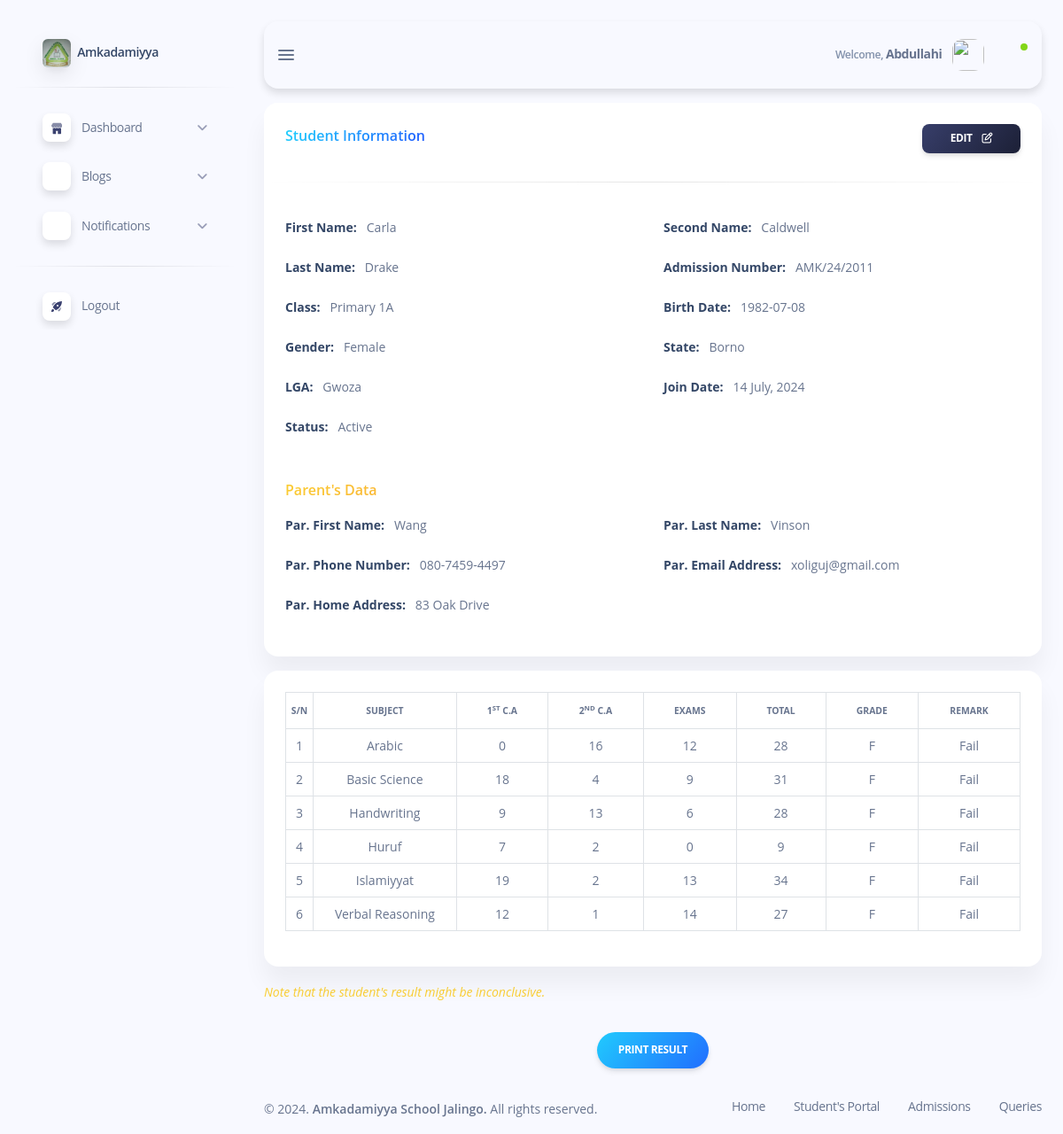
Before: /subdomains/admin/admin-view-student.php?student_id=1002 (signed in) with the older database file.
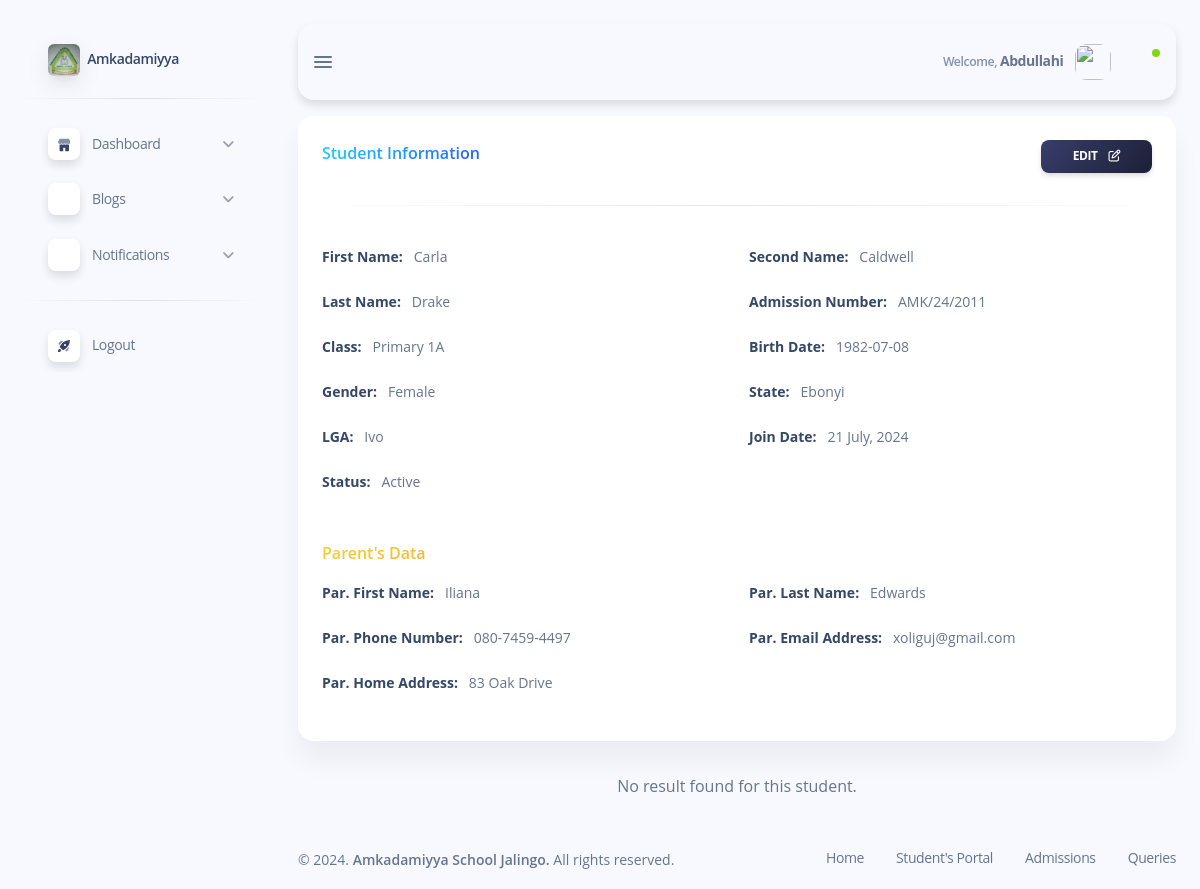
After: the same page with the newer database file.
### tables this page shows
CREATE TABLE `students` (
  `student_id` int(11) NOT NULL,
  `class_id` int(11) NOT NULL,
  `section_id` int(11) NOT NULL,
  `admission_id` varchar(20) NOT NULL,
  `first_name` varchar(50) NOT NULL,
  `second_name` varchar(50) NOT NULL,
  `last_name` varchar(50) NOT NULL,
  `status` varchar(50) NOT NULL,
  `password` varchar(255) NOT NULL,
  `birth_date` date NOT NULL,
  `state` varchar(50) NOT NULL,
  `lga` varchar(50) NOT NULL,
  `gender` varchar(50) NOT NULL,
  `parent_first_name` varchar(50) NOT NULL,
  `parent_last_name` varchar(50) NOT NULL,
  `parent_email` varchar(50) NOT NULL,
  `parent_address` varchar(50) NOT NULL,
  `parent_phone_number` varchar(50) NOT NULL,
  `timestamp` timestamp NOT NULL DEFAULT current_timestamp() ON UPDATE current_timestamp()
);

CREATE TABLE `results` (
  `result_id` int(11) NOT NULL,
  `student_id` int(11) NOT NULL,
  `class_id` int(11) NOT NULL,
  `subject_id` int(11) NOT NULL,
  `first_test` int(11) DEFAULT NULL,
  `second_test` int(11) DEFAULT NULL,
  `exam` int(11) DEFAULT NULL,
  `total` int(11) DEFAULT NULL,
  `grade` varchar(2) NOT NULL,
  `remark` varchar(50) DEFAULT NULL,
  `status` int(2) NOT NULL
);

CREATE TABLE `subjects` (
  `subject_id` int(11) NOT NULL,
  `subject_name` varchar(50) NOT NULL
);

### subdomains/admin/admin-view-student.php (the view, shortened to what the changed rows need)
<?php
require_once "../../config/database.php";
if (isset($_GET['student_id'])) {
    $student_id = $_GET['student_id'];
    $sql = "SELECT * FROM `students` WHERE `student_id` = ?";
    $stmt = $conn->prepare($sql);
    $stmt->bind_param("i", $student_id);
    $stmt->execute();
    $student = $stmt->get_result()->fetch_assoc();
}
?>
<!DOCTYPE html>
<html lang="en">
<head>
    <?php include "inc/admin-header.php"; ?>
</head>
<body class="g-sidenav-show bg-info-soft">
    <main class="main-content position-relative max-height-vh-100 h-100 border-radius-lg">
        <div class="container-fluid pt-3">
            <div class="row">
                <div class="col-12 mb-3">
                    <div class="card">
                        <div class="card-body">
                            <div class="row">
                                <div class="col-xxl-4 col-6 text-sm mb-4">
                                    <strong class="text-dark">First Name: </strong>&nbsp; <?php echo ucfirst($student['first_name']); ?>
                                </div>
                                <div class="col-xxl-4 col-6 text-sm mb-4">
                                    <strong class="text-dark">Second Name: </strong>&nbsp; <?php echo ucfirst($student['second_name']); ?>
                                </div>
                                <div class="col-xxl-4 col-6 text-sm mb-4">
                                    <strong class="text-dark">Last Name: </strong>&nbsp; <?php echo ucfirst($student['last_name']); ?>
                                </div>
                                <div class="col-xxl-4 col-6 text-sm mb-4">
                                    <strong class="text-dark">Admission Number: </strong>&nbsp; <?php echo ucfirst($student['admission_id']); ?>
                                </div>
                                <div class="col-xxl-4 col-6 text-sm mb-4">
                                    <strong class="text-dark">Class: </strong>&nbsp;
                                    <?php
                                    $class_id = $student['class_id'];
                                    $sql = "SELECT `class_name` FROM `classes` WHERE `class_id` = '$class_id'";
                                    $clasess = mysqli_query($conn, $sql);
                                    $class = mysqli_fetch_assoc($clasess);
                                    echo $class['class_name'];
                                    ?>
                                </div>
                                <div class="col-xxl-4 col-6 text-sm mb-4">
                                    <strong class="text-dark">Birth Date: </strong>&nbsp; <?php echo $student['birth_date']; ?>
                                </div>
                                <div class="col-xxl-4 col-6 text-sm mb-4">
                                    <strong class="text-dark">Gender: </strong>&nbsp; <?php echo $student['gender']; ?>
                                </div>
                                <div class="col-xxl-4 col-6 text-sm mb-4">
                                    <strong class="text-dark">State: </strong>&nbsp; <?php echo $student['state']; ?>
                                </div>
                                <div class="col-xxl-4 col-6 text-sm mb-4">
                                    <strong class="text-dark">LGA: </strong>&nbsp; <?php echo ucfirst($student['lga']); ?>
                                </div>
                                <div class="col-xxl-4 col-6 text-sm mb-4">
                                    <strong class="text-dark">Join Date: </strong>&nbsp; <?php echo date("j F, Y", strtotime($student['timestamp'])); ?>
                                </div>
                                <div class="col-xxl-4 col-6 text-sm mb-4">
                                    <strong class="text-dark">Status: </strong>&nbsp; <?php echo $student['status'] == "" ? "Not Active" : "Active"; ?>
                                </div>
                                <h6 class="mt-4 mb-3 text-gradient text-warning">Parent's Data</h6>
                                <div class="col-xxl-4 col-6 text-sm mb-4">
                                    <strong class="text-dark">Par. First Name: </strong>&nbsp; <?php echo ucfirst($student['parent_first_name']); ?>
                                </div>
                                <div class="col-xxl-4 col-6 text-sm mb-4">
                                    <strong class="text-dark">Par. Last Name: </strong>&nbsp; <?php echo ucfirst($student['parent_last_name']); ?>
                                </div>
                                <div class="col-xxl-4 col-6 text-sm mb-4">
                                    <strong class="text-dark">Par. Phone Number: </strong>&nbsp; <?php echo substr($student['parent_phone_number'], 0, 3) . '-' . substr($student['parent_phone_number'], 3, 4) . '-' . substr($student['parent_phone_number'], 7); ?>
                                </div>
                                <div class="col-xxl-4 col-6 text-sm mb-4">
                                    <strong class="text-dark">Par. Email Address: </strong>&nbsp; <?php echo $student['parent_email']; ?>
                                </div>
                                <div class="col-xxl-4 col-6 text-sm mb-4">
                                    <strong class="text-dark">Par. Home Address: </strong>&nbsp; <?php echo $student['parent_address']; ?>
                                </div>
                            </div>
                        </div>
                    </div>
                </div>
                <?php
                $sql = "SELECT `student_id` FROM `results` WHERE `student_id` = '$student_id'";
                $result = mysqli_query($conn, $sql);
                if (mysqli_num_rows($result) > 0) {
                ?>
                    <div class="col-12">
                        <div class="card" style="overflow: auto;">
                            <div class="card-body">
                                <table class="table table-responsive" style="border-collapse: collapse;">
                                    <thead>
                                        <tr>
                                            <th class="text-uppercase px-0 text-center text-xxs font-weight-bolder border">
                                                S/N</th>
                                            <th class="text-uppercase text-center text-xxs font-weight-bolder border">
                                                subject</th>
                                            <th class="text-uppercase text-center text-xxs font-weight-bolder border">
                                                1<sup>st</sup>&nbsp;c.a</th>
                                            <th class="text-uppercase text-center text-xxs font-weight-bolder border">
                                                2<sup>nd</sup>&nbsp;c.a</th>
                                            <th class="text-uppercase text-center text-xxs font-weight-bolder border">
                                                exams</th>
                                            <th class="text-uppercase text-center text-xxs font-weight-bolder border">
                                                total</th>
                                            <th class="text-uppercase text-center text-xxs font-weight-bolder border">
                                                grade</th>
                                            <th class="text-uppercase text-center text-xxs font-weight-bolder border">
                                                remark</th>
                                        </tr>
                                    </thead>
                                    <tbody>
                                        <?php
                                        $sql = "SELECT * FROM `results` WHERE `student_id` = '$student_id' ORDER BY `subject_id` ASC";
                                        $result = mysqli_query($conn, $sql);
                                        $count = 1;
                                        while ($row = mysqli_fetch_assoc($result)) {
                                        ?>
                                            <tr>
                                                <td class="text-sm text-center font-weight-normal border"><?php echo $count; ?>
                                                </td>
                                                <td class="text-sm text-center font-weight-normal border">
                                                    <?php
                                                    $subject_id = $row['subject_id'];
                                                    $subject_query = "SELECT * FROM `subjects` WHERE `subject_id` = '$subject_id' ";
                                                    $subject_result = mysqli_query($conn, $subject_query);;
                                                    $subject = mysqli_fetch_assoc($subject_result);
                                                    echo $subject['subject_name'];
                                                    ?>
                                                </td>
                                                <td class="text-sm text-center font-weight-normal border">
                                                    <?php
                                                    echo $row['first_test'];
                                                    ?>
                                                </td>
                                                <td class="text-sm text-center font-weight-normal border">
                                                    <?php
                                                    echo $row['second_test'];
                                                    ?>
                                                </td>
                                                <td class="text-sm text-center font-weight-normal border">
                                                    <?php
                                                    echo $row['exam'];
                                                    ?>
                                                </td>
                                                <td class="text-sm text-center font-weight-normal border">
                                                    <?php
                                                    echo $row['total'];
                                                    ?>
                                                </td>
                                                <td class="text-sm text-center font-weight-normal border">
                                                    <?php
                                                    echo $row['grade'];
                                                    ?>
                                                </td>
                                                <td class="text-sm text-center font-weight-normal border">
                                                    <?php
                                                    echo $row['remark'];
                                                    ?>
                                                </td>
                                            </tr>
                                        <?php
                                            $count++;
                                        }
                                        ?>
                                    </tbody>
                                </table>
                            </div>
                        </div>
                    </div>
                    <div class="my-3">
                        <small class="text-warning" style="font-style:italic">Note that the student&apos;s result might be inconclusive.</small>
                    </div>
                    <div class="d-flex justify-content-center mt-3">
                        <a href="admin-print-result.php?student_id=<?php echo $student['student_id'] ?>" class="btn btn-round bg-gradient-info">Print result</a>
                    </div>
                <?php
                } else {
                ?>
                    <p class="text-center py-3">No result found for this student.</p>
                <?php
                }
                ?>
            </div>
        </div>
    </main>
</body>
</html>

Changed rows visible on the page:
no longer on this page (row edited): results: subject.subject_name "Arabic", first_test "0", second_test "16", exam "12", total "28", grade "F", remark "Fail"
no longer on this page (row edited): results: subject.subject_name "Basic Science", first_test "18", second_test "4", exam "9", total "31", grade "F", remark "Fail"
no longer on this page (row edited): results: subject.subject_name "Handwriting", first_test "9", second_test "13", exam "6", total "28", grade "F", remark "Fail"
no longer on this page (row edited): results: subject.subject_name "Huruf", first_test "7", second_test "2", exam "0", total "9", grade "F", remark "Fail"
no longer on this page (row edited): results: subject.subject_name "Islamiyyat", first_test "19", second_test "2", exam "13", total "34", grade "F", remark "Fail"
no longer on this page (row edited): results: subject.subject_name "Verbal Reasoning", first_test "12", second_test "1", exam "14", total "27", grade "F", remark "Fail"
changed students "Carla": state "Borno" → "Ebonyi"; lga "Gwoza" → "Ivo"; timestamp "14 July, 2024" → "21 July, 2024"; parent_first_name "Wang" → "Iliana"; parent_last_name "Vinson" → "Edwards"
Other visible differences:
text no longer shown: "S/N SUBJECT 1 ST C.A 2 ND C.A EXAMS TOTAL GRADE REMARK Note that the student's result might be inconclusive. PRINT RESULT"
text now shown: "No result found for this student."
